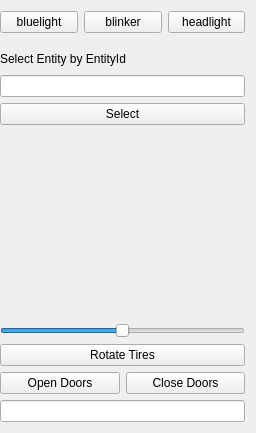
<?xml version="1.0" encoding="UTF-8"?>
<ui version="4.0">
 <class>UnitViewer</class>
 <widget class="QWidget" name="UnitViewer">
  <property name="geometry">
   <rect>
    <x>0</x>
    <y>0</y>
    <width>256</width>
    <height>433</height>
   </rect>
  </property>
  <property name="sizePolicy">
   <sizepolicy hsizetype="Preferred" vsizetype="Preferred">
    <horstretch>0</horstretch>
    <verstretch>0</verstretch>
   </sizepolicy>
  </property>
  <property name="minimumSize">
   <size>
    <width>256</width>
    <height>384</height>
   </size>
  </property>
  <property name="maximumSize">
   <size>
    <width>16777215</width>
    <height>16777215</height>
   </size>
  </property>
  <property name="focusPolicy">
   <enum>Qt::StrongFocus</enum>
  </property>
  <property name="windowTitle">
   <string>Unit Viewer</string>
  </property>
  <layout class="QVBoxLayout" name="verticalLayout">
   <property name="leftMargin">
    <number>0</number>
   </property>
   <item>
    <layout class="QHBoxLayout" name="horizontalLayout_2">
     <property name="spacing">
      <number>6</number>
     </property>
     <item>
      <widget class="QPushButton" name="bluelight">
       <property name="text">
        <string>bluelight</string>
       </property>
       <property name="checkable">
        <bool>true</bool>
       </property>
      </widget>
     </item>
     <item>
      <widget class="QPushButton" name="blinker">
       <property name="text">
        <string>blinker</string>
       </property>
       <property name="checkable">
        <bool>true</bool>
       </property>
      </widget>
     </item>
     <item>
      <widget class="QPushButton" name="headlight">
       <property name="text">
        <string>headlight</string>
       </property>
       <property name="checkable">
        <bool>true</bool>
       </property>
      </widget>
     </item>
    </layout>
   </item>
   <item>
    <spacer name="verticalSpacer">
     <property name="orientation">
      <enum>Qt::Vertical</enum>
     </property>
     <property name="sizeType">
      <enum>QSizePolicy::Fixed</enum>
     </property>
     <property name="sizeHint" stdset="0">
      <size>
       <width>20</width>
       <height>10</height>
      </size>
     </property>
    </spacer>
   </item>
   <item>
    <widget class="QLabel" name="label">
     <property name="maximumSize">
      <size>
       <width>200</width>
       <height>20</height>
      </size>
     </property>
     <property name="text">
      <string>Select Entity by EntityId</string>
     </property>
    </widget>
   </item>
   <item>
    <widget class="QLineEdit" name="entity_selection_line_edit"/>
   </item>
   <item>
    <widget class="QPushButton" name="select_entity">
     <property name="text">
      <string>Select</string>
     </property>
    </widget>
   </item>
   <item>
    <widget class="QLabel" name="myllab">
     <property name="text">
      <string/>
     </property>
    </widget>
   </item>
   <item>
    <widget class="QSlider" name="horizontalSlider">
     <property name="minimum">
      <number>-30</number>
     </property>
     <property name="maximum">
      <number>30</number>
     </property>
     <property name="singleStep">
      <number>5</number>
     </property>
     <property name="orientation">
      <enum>Qt::Horizontal</enum>
     </property>
    </widget>
   </item>
   <item>
    <widget class="QPushButton" name="rotatetires">
     <property name="text">
      <string>Rotate Tires</string>
     </property>
     <property name="checkable">
      <bool>true</bool>
     </property>
    </widget>
   </item>
   <item>
    <layout class="QHBoxLayout" name="horizontalLayout">
     <item>
      <widget class="QPushButton" name="open_door">
       <property name="text">
        <string>Open Doors</string>
       </property>
      </widget>
     </item>
     <item>
      <widget class="QPushButton" name="close_door">
       <property name="text">
        <string>Close Doors</string>
       </property>
      </widget>
     </item>
    </layout>
   </item>
   <item>
    <widget class="QLineEdit" name="line_edit_searchprototype">
     <property name="acceptDrops">
      <bool>false</bool>
     </property>
    </widget>
   </item>
  </layout>
 </widget>
 <resources/>
 <connections/>
</ui>
